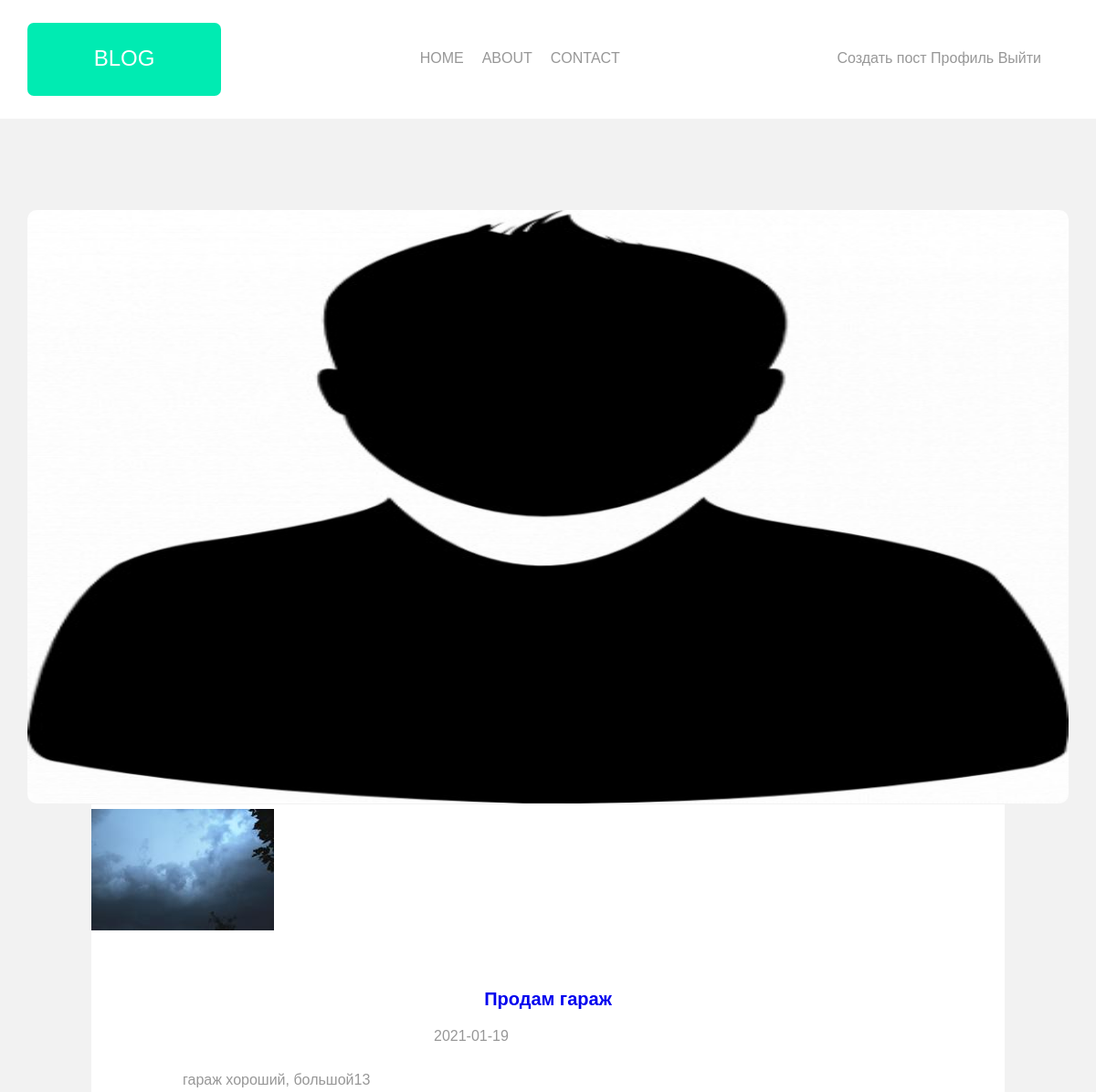
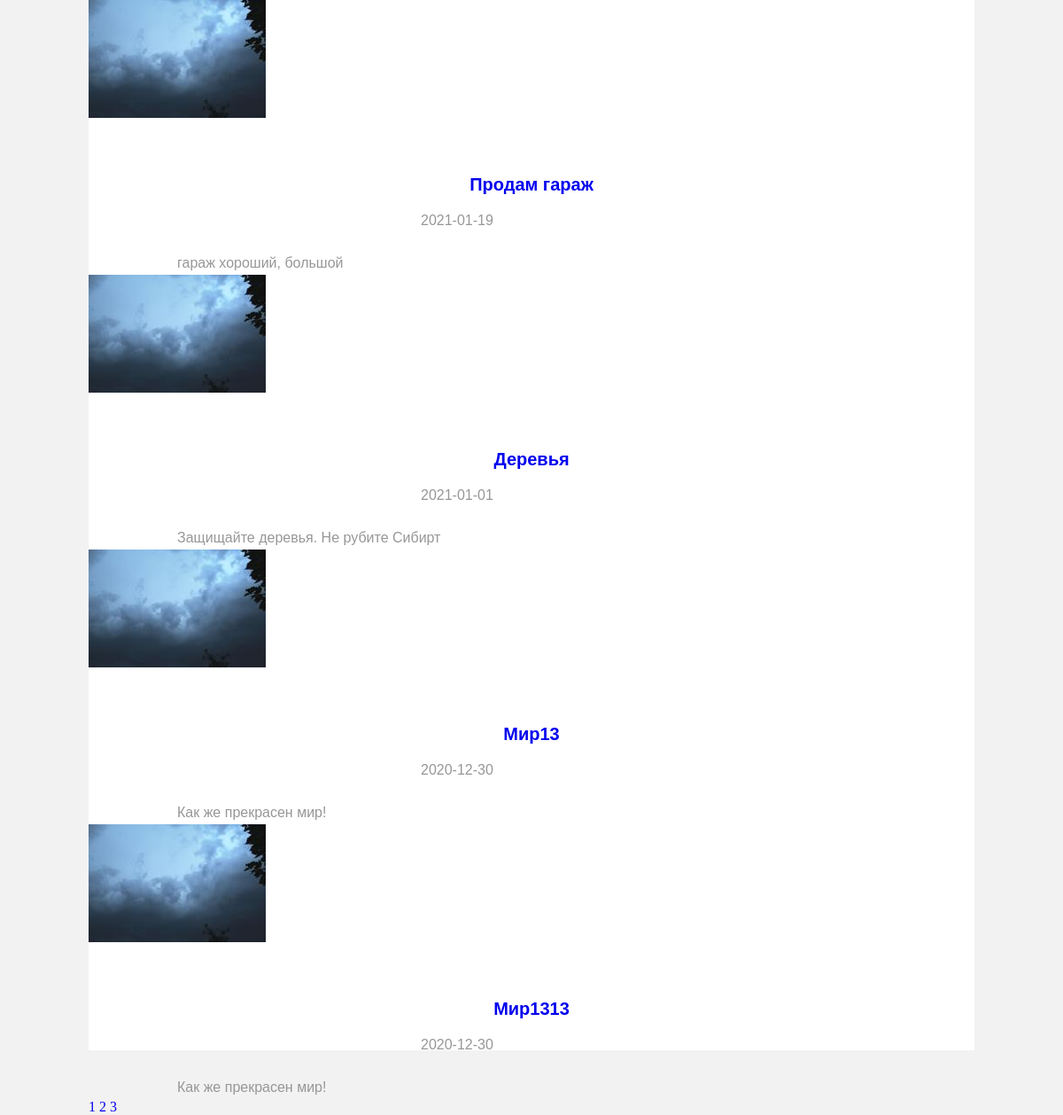
The page / (signed in) on the database its author committed (2 pictures, top to bottom).
### models.py (models this page shows, shortened)
class Post(db.Model):
    __tablename__ = 'posts'
    id = db.Column(db.Integer(), primary_key=True)
    title = db.Column(db.String(100), nullable=False)
    date_posted = db.Column(db.DateTime, nullable=True, default=datetime.utcnow)
    content = db.Column(db.Text(), nullable=True)
    user_id = db.Column(db.Integer(), db.ForeignKey('users.id'), nullable=True)

class User(db.Model, UserMixin):
    __tablename__ = 'users'
    id = db.Column(db.Integer(),  primary_key=True)
    username = db.Column(db.String(20), nullable=False, unique=True)
    email = db.Column(db.String(50), nullable=False, unique=True)
    avatar = db.Column(db.String(20), nullable=False, default='pic.jpg')
    password = db.Column(db.String(20), nullable=False)
    posts = db.relationship('Post', backref='author', lazy=True)

### main_app.py (the view)
@app.route('/')
def index():
    page = request.args.get('page')
    ''' Если полученные данные равны строковой цифре, то делаем их int, иначе если это буквы
    или другие символы, то задаём по стандарту 1 страницу. Это на тот случай,
    если пользователь
    решит поиграться'''
    if page and page.isdigit():
        page = int(page)
    else:
        page = 1
    posts = Post.query.order_by(Post.date_posted.desc()).paginate(page=page, per_page=5)
    return render_template('base.html', posts=posts)

### main_app.py (called while the page is built)
@login_manager.user_loader
def load_user(user_id):
    return User.query.get(int(user_id))

### templates/base.html (shortened to what this page needs)
<!DOCTYPE html>
<html>
<head>
	<link rel="stylesheet" type="text/css" href="{{url_for('static', filename='style.css')}}">
</head>
<body>
<div class='bg1'>
	<div class='wrap1'>
	<header>
		<div class='logo'>
			<span> BLOG </span>
		</div>
		<nav>
			<ul>
				<li>
					<a href='{{url_for("index")}}'> HOME </a>
				</li>
				<li>
					<a href='#'> ABOUT </a>
				</li>
				<li>
					<a href='#'> CONTACT </a>
				</li>
			</ul>
		</nav>
		<div class='panel'>
			<ul>
				<li>
					{% if current_user.is_authenticated %}
						<a href='{{url_for("new_post")}}'> Создать пост </a>
						<a href='{{url_for("account")}}'> Профиль </a>
						<a href='{{url_for("logout")}}'> Выйти </a>
				</li>
					{% else %}
						<a href='{{url_for("login")}}'> Войти </a>
						<a href='{{url_for("register")}}'> Регистрация </a>
					{% endif %}
			</ul>
		</div>
	</header>
	</div>
</div>
<div class='wrap2'>
	<div class='content'>
		<div class='div_img'>
			<img src='static/pic.jpg'>
		</div>
	</div>
</div>
<div class='wrap3'>
	<div class='under_wrap3'>
			  {% for post in posts.items %}
			  <div>
				  <img src="{{ url_for('static', filename='profile_images/' + post.author.avatar) }}"
			  </div>
		 <div class='title'>
		 	<span> <a href="{{ url_for('post', post_id=post.id) }}">{{post.title}} </a> </span>
		 </div>
		 <div class='under_title'>
		 	<div class='date'>
		 		<span> {{post.date_posted.strftime('%Y-%m-%d')}} </span>
		 	</div>
		 </div>
		 <div class='post'>
		 <p>
			{{post.content}}
		 </div>
		 {% endfor %}
		 {% for page in posts.iter_pages() %}
		 	<a href='./?page={{page}}'>{{page}}</a>
		 {% endfor %}
	</div>
</div>
</body>
</html>

### static/style.css (style rules this page uses)
* { box-sizing: border-box; margin: 0px; }
body { background-color: #f2f2f2; }
.bg1 { height: 130px; background-color: white; }
.wrap1 { margin: auto; width: 1140px; }
header { display: flex; justify-content: space-between; height: 130px; padding-top: 15px; }
a { text-decoration: none; }
.logo { width: 212px; height: 80px; background-color: #00EBB2; text-align: center; padding-top: 25px; margin-top: 10px; border-radius: 7px; }
.logo span { font-size: 24px; color: white; font-family: 'Rubik', sans-serif; }
nav ul { display: flex; justify-content: space-between; margin-top: 40px; }
nav ul li { margin-right: 20px; list-style-type: none; font-family: 'Rubik', sans-serif; }
nav ul li a { color: #979797; }
.panel ul { display: flex; justify-content: space-between; margin-top: 40px; }
.panel ul li { margin-right: 15px; list-style-type: none; font-family: 'Rubik', sans-serif; }
.panel ul li a { color: #979797; }
.wrap2 { margin: auto; width: 1140px; }
.div_img img { width: 1140px; height: 650px; margin-top: 100px; border-radius: 10px; }
.wrap3 { margin: auto; width: 1140px; }
.under_wrap3 { width: 1000px; background-color: white; margin: auto; margin-top: -3px; padding-top: 5px; height: 1500px; }
.title { text-align: center; margin-top: 60px; }
.title span { font-family: 'Rubik', sans-serif; font-weight: bold; font-size: 20px; }
.under_title { width: 250px; display: flex; justify-content: space-between; margin: auto; margin-top: 20px; font-family: 'Rubik', sans-serif; color: #979797; }
.post { width: 800px; word-wrap: break-word; margin: auto; margin-top: 25px; font-family: 'Rubik', sans-serif; color: #979797; line-height: 27px; }

### rows shown on the page
Post: avatar (picture), title "Продам гараж", date_posted "2021-01-19", content "гараж хороший, большой13"
Post: avatar (picture), title "Продам гараж", date_posted "2021-01-19", content "гараж хороший, большой"
Post: avatar (picture), title "Деревья", date_posted "2021-01-01", content "Защищайте деревья. Не рубите Сибирт"
Post: avatar (picture), title "Мир13", date_posted "2020-12-30", content "Как же прекрасен мир!"
Post: avatar (picture), title "Мир1313", date_posted "2020-12-30", content "Как же прекрасен мир!"

### other values the page prints
{{ page }} "1" "2" "3"
